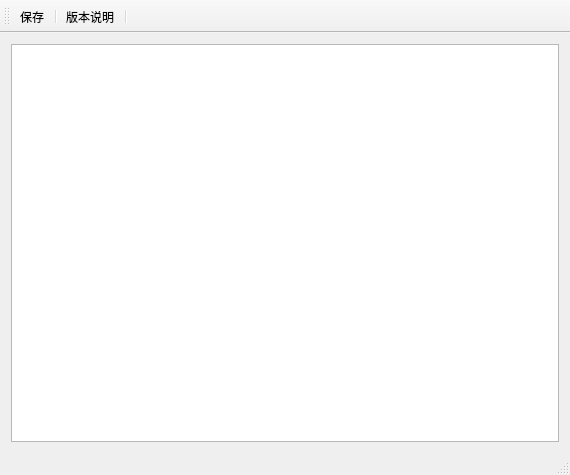
<?xml version="1.0" encoding="UTF-8"?>
<ui version="4.0">
 <class>MainWindow</class>
 <widget class="QMainWindow" name="MainWindow">
  <property name="geometry">
   <rect>
    <x>0</x>
    <y>0</y>
    <width>570</width>
    <height>475</height>
   </rect>
  </property>
  <property name="sizePolicy">
   <sizepolicy hsizetype="Expanding" vsizetype="Expanding">
    <horstretch>0</horstretch>
    <verstretch>0</verstretch>
   </sizepolicy>
  </property>
  <property name="windowTitle">
   <string>MainWindow</string>
  </property>
  <property name="styleSheet">
   <string notr="true">border-image: url(:/myjpg/未标题-1.jpg);</string>
  </property>
  <widget class="QWidget" name="centralWidget">
   <layout class="QGridLayout" name="gridLayout">
    <item row="0" column="0">
     <widget class="QTextEdit" name="writeEdit">
      <property name="sizePolicy">
       <sizepolicy hsizetype="Preferred" vsizetype="Preferred">
        <horstretch>0</horstretch>
        <verstretch>0</verstretch>
       </sizepolicy>
      </property>
     </widget>
    </item>
   </layout>
  </widget>
  <widget class="QMenuBar" name="menuBar">
   <property name="geometry">
    <rect>
     <x>0</x>
     <y>0</y>
     <width>570</width>
     <height>26</height>
    </rect>
   </property>
  </widget>
  <widget class="QToolBar" name="mainToolBar">
   <attribute name="toolBarArea">
    <enum>TopToolBarArea</enum>
   </attribute>
   <attribute name="toolBarBreak">
    <bool>false</bool>
   </attribute>
   <addaction name="action_save"/>
   <addaction name="separator"/>
   <addaction name="action_edi"/>
   <addaction name="separator"/>
  </widget>
  <widget class="QStatusBar" name="statusBar"/>
  <action name="action_edi">
   <property name="text">
    <string>版本说明</string>
   </property>
   <property name="toolTip">
    <string>版本说明</string>
   </property>
  </action>
  <action name="action_save">
   <property name="text">
    <string>保存</string>
   </property>
   <property name="toolTip">
    <string>保存</string>
   </property>
   <property name="shortcut">
    <string>Ctrl+S</string>
   </property>
  </action>
 </widget>
 <layoutdefault spacing="6" margin="11"/>
 <resources/>
 <connections/>
</ui>
